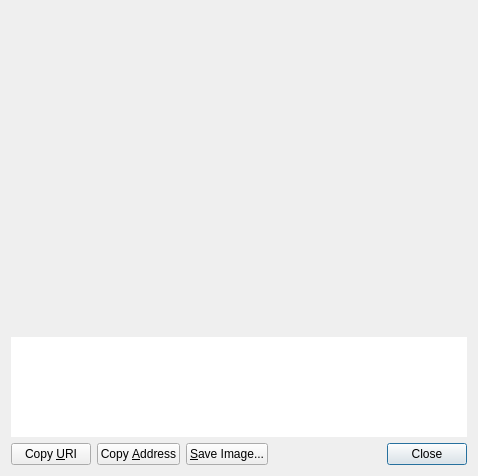
<?xml version="1.0" encoding="UTF-8"?>
<ui version="4.0">
 <class>ReceiveRequestDialog</class>
 <widget class="QDialog" name="ReceiveRequestDialog">
  <property name="geometry">
   <rect>
    <x>0</x>
    <y>0</y>
    <width>478</width>
    <height>446</height>
   </rect>
  </property>
  <layout class="QVBoxLayout" name="verticalLayout_3">
   <item>
    <widget class="QRImageWidget" name="lblQRCode">
     <property name="sizePolicy">
      <sizepolicy hsizetype="Expanding" vsizetype="Fixed">
       <horstretch>0</horstretch>
       <verstretch>0</verstretch>
      </sizepolicy>
     </property>
     <property name="minimumSize">
      <size>
       <width>300</width>
       <height>320</height>
      </size>
     </property>
     <property name="toolTip">
      <string>QR Code</string>
     </property>
     <property name="textFormat">
      <enum>Qt::PlainText</enum>
     </property>
     <property name="alignment">
      <set>Qt::AlignCenter</set>
     </property>
     <property name="wordWrap">
      <bool>true</bool>
     </property>
    </widget>
   </item>
   <item>
    <widget class="QTextEdit" name="outUri">
     <property name="sizePolicy">
      <sizepolicy hsizetype="Expanding" vsizetype="Expanding">
       <horstretch>0</horstretch>
       <verstretch>0</verstretch>
      </sizepolicy>
     </property>
     <property name="minimumSize">
      <size>
       <width>0</width>
       <height>100</height>
      </size>
     </property>
     <property name="frameShape">
      <enum>QFrame::NoFrame</enum>
     </property>
     <property name="frameShadow">
      <enum>QFrame::Plain</enum>
     </property>
     <property name="tabChangesFocus">
      <bool>true</bool>
     </property>
     <property name="textInteractionFlags">
      <set>Qt::TextSelectableByKeyboard|Qt::TextSelectableByMouse</set>
     </property>
    </widget>
   </item>
   <item>
    <layout class="QHBoxLayout" name="horizontalLayout">
     <item>
      <widget class="QPushButton" name="btnCopyURI">
       <property name="text">
        <string>Copy &amp;URI</string>
       </property>
       <property name="autoDefault">
        <bool>false</bool>
       </property>
      </widget>
     </item>
     <item>
      <widget class="QPushButton" name="btnCopyAddress">
       <property name="text">
        <string>Copy &amp;Address</string>
       </property>
       <property name="autoDefault">
        <bool>false</bool>
       </property>
      </widget>
     </item>
     <item>
      <widget class="QPushButton" name="btnSaveAs">
       <property name="text">
        <string>&amp;Save Image...</string>
       </property>
       <property name="autoDefault">
        <bool>false</bool>
       </property>
      </widget>
     </item>
     <item>
      <spacer name="horizontalSpacer_2">
       <property name="orientation">
        <enum>Qt::Horizontal</enum>
       </property>
       <property name="sizeHint" stdset="0">
        <size>
         <width>40</width>
         <height>20</height>
        </size>
       </property>
      </spacer>
     </item>
     <item>
      <widget class="QDialogButtonBox" name="buttonBox">
       <property name="standardButtons">
        <set>QDialogButtonBox::Close</set>
       </property>
      </widget>
     </item>
    </layout>
   </item>
  </layout>
 </widget>
 <customwidgets>
  <customwidget>
   <class>QRImageWidget</class>
   <extends>QLabel</extends>
   <header>receiverequestdialog.h</header>
  </customwidget>
 </customwidgets>
 <resources/>
 <connections>
  <connection>
   <sender>buttonBox</sender>
   <signal>rejected()</signal>
   <receiver>ReceiveRequestDialog</receiver>
   <slot>reject()</slot>
   <hints>
    <hint type="sourcelabel">
     <x>452</x>
     <y>573</y>
    </hint>
    <hint type="destinationlabel">
     <x>243</x>
     <y>298</y>
    </hint>
   </hints>
  </connection>
  <connection>
   <sender>buttonBox</sender>
   <signal>accepted()</signal>
   <receiver>ReceiveRequestDialog</receiver>
   <slot>accept()</slot>
   <hints>
    <hint type="sourcelabel">
     <x>452</x>
     <y>573</y>
    </hint>
    <hint type="destinationlabel">
     <x>243</x>
     <y>298</y>
    </hint>
   </hints>
  </connection>
 </connections>
</ui>
